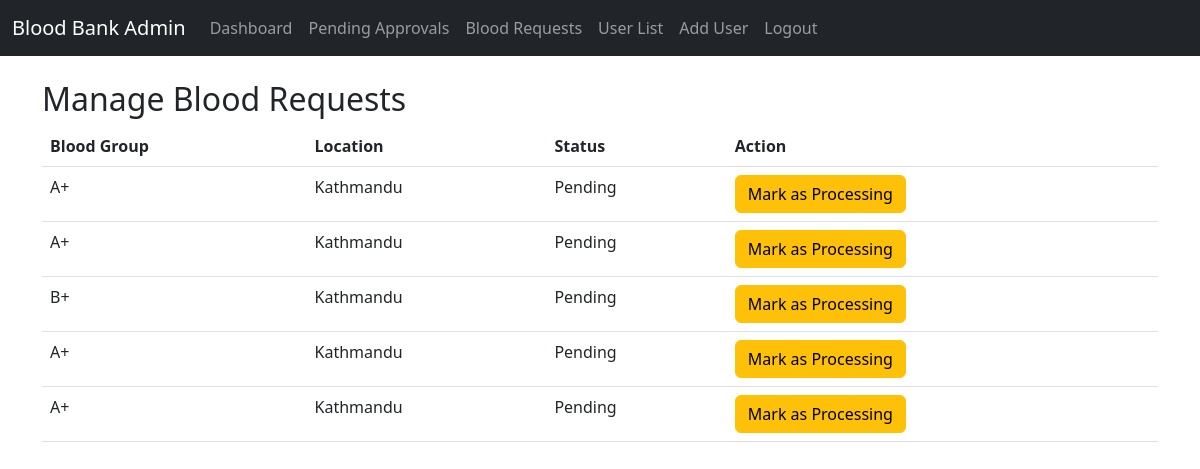
Page /manage-requests/ (signed in) on the earlier database version.
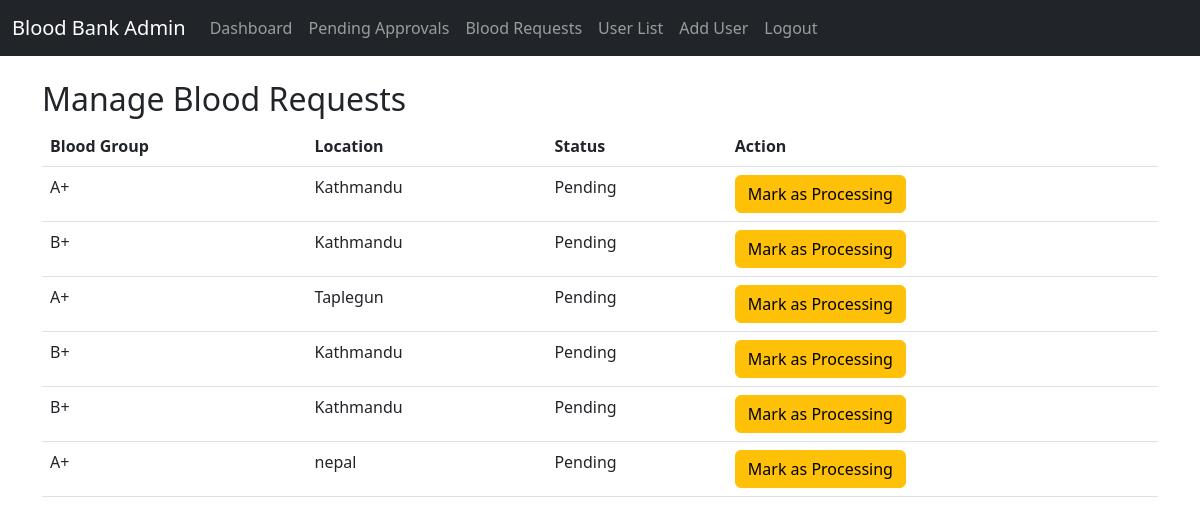
Same page on the later database version.
### myapp/models.py (models this page shows)
class BloodRequest(models.Model):
    STATUS_CHOICES = (
        ('pending', 'Pending'),
        ('processing', 'Processing'),
        ('completed', 'Completed'),
    )
    admin = models.ForeignKey(CustomUser, on_delete=models.CASCADE, limit_choices_to={'user_type': "1"})
    blood_group = models.CharField(max_length=4, choices=CustomUser.BLOOD_GROUPS)
    location = models.CharField(max_length=255)
    status = models.CharField(max_length=20, choices=STATUS_CHOICES, default='pending')
    created_at = models.DateTimeField(auto_now_add=True)

### myapp/views.py (the view)
# urls.py: path('manage-requests/', views.manage_blood_requests, name='manage_blood_requests'),
@login_required
@user_passes_test(is_admin)
def manage_blood_requests(request):
    blood_requests = BloodRequest.objects.all()
    context = {"blood_requests": blood_requests}
    return render(request, "admin/manage_requests.html", context)

### myapp/views.py (called while the page is built)
def is_admin(user):
    return user.is_authenticated and user.user_type == "1"

### myapp/templates/admin/manage_requests.html
{% extends 'admin/admin_base.html' %}
{% block content %}
    <h2>Manage Blood Requests</h2>
    <table class="table">
        <thead>
            <tr>
                <th>Blood Group</th>
                <th>Location</th>
                <th>Status</th>
                <th>Action</th>
            </tr>
        </thead>
        <tbody>
            {% for request in blood_requests %}
            <tr>
                <td>{{ request.blood_group }}</td>
                <td>{{ request.location }}</td>
                <td>{{ request.get_status_display }}</td>
                <td>
                    {% if request.status == 'pending' %}
                        <a href="{% url 'update_blood_request_status' request.id %}" class="btn btn-warning">Mark as Processing</a>
                    {% elif request.status == 'processing' %}
                        <a href="{% url 'update_blood_request_status' request.id %}" class="btn btn-success">Mark as Completed</a>
                    {% else %}
                        <span class="btn btn-success disabled">Completed</span>
                    {% endif %}
                </td>
            </tr>
            {% endfor %}
        </tbody>
    </table>
{% endblock %}

Differences in the rows shown:
removed BloodRequest: blood_group "A+", location "Kathmandu", status "Pending", shows "Mark as Processing"
removed BloodRequest: blood_group "A+", location "Kathmandu", status "Pending", shows "Mark as Processing"
removed BloodRequest: blood_group "A+", location "Kathmandu", status "Pending", shows "Mark as Processing"
added BloodRequest: blood_group "A+", location "Taplegun", status "Pending", shows "Mark as Processing"
added BloodRequest: blood_group "B+", location "Kathmandu", status "Pending", shows "Mark as Processing"
added BloodRequest: blood_group "B+", location "Kathmandu", status "Pending", shows "Mark as Processing"
added BloodRequest: blood_group "A+", location "nepal", status "Pending", shows "Mark as Processing"
